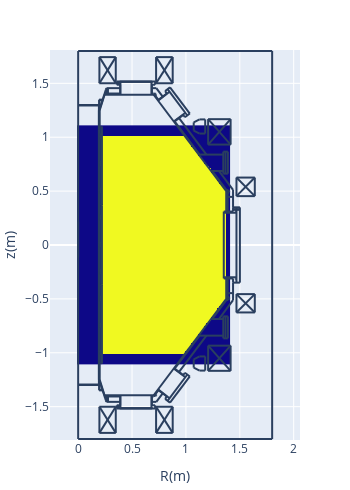
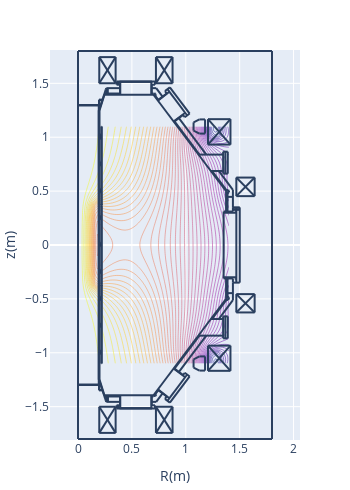

The notebook cell these images were saved under, in order:
### Code cell
# 計算結果の確認
pl.d_heatmap(cond['vessel']) # 真空容器
pl.d_contour(cond['flux']) # flux分布
